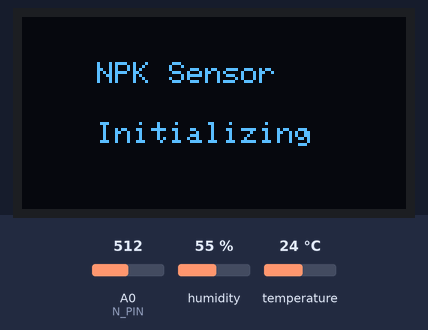
The sketch below on a simulated ESP8266 (NodeMCU). Shown: 128×64 one-colour display. The test bench sets the inputs (shaded band); at power-on: A0 (N_PIN) = 512, humidity 55 %, temperature 24 °C. WiFi joins after 1.5 s; servers stay silent unless stated; what the sketch prints to the serial monitor is not drawn.

Above: at 2.7 s.
At 6.1 s:
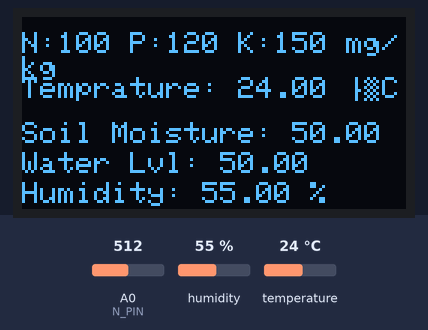

Measured:
- what the display in image 0 shows lasts 3.3 s, from 2.7 s to 6.0 s

The sketch:

IoT.ino
```cpp
#include <SoftwareSerial.h>
#include <Wire.h>
#include <Adafruit_GFX.h>
#include <Adafruit_SSD1306.h>
#include <ESP8266WiFi.h>
#include <ThingSpeak.h>
#include <DHT.h>

const char* ssid = "Arjun";
const char* password = "asd123asd";
unsigned long myChannelNumber = 2826247;
const char* myWriteAPIKey = "8NUPH6OVPE2QYRMW";

#define DHTPIN D7
#define DHTTYPE DHT11
DHT dht(DHTPIN, DHTTYPE);

#define SCREEN_WIDTH 128
#define SCREEN_HEIGHT 64
#define OLED_RESET -1

#define WATER_SENSOR_PIN D5
#define N_PIN A0
#define SOIL_MOISTURE_PIN A0

WiFiClient client;
Adafruit_SSD1306 display(SCREEN_WIDTH, SCREEN_HEIGHT, &Wire, OLED_RESET);

void setup() {
  Serial.begin(115200);
  delay(100);
  pinMode(N_PIN, INPUT);

  dht.begin();

  Serial.print("Connecting to Wi-Fi");
  WiFi.begin(ssid, password);
  while (WiFi.status() != WL_CONNECTED) {
    delay(1000);
    Serial.print(".");
  }
  Serial.println("\nConnected to Wi-Fi!");

  ThingSpeak.begin(client);
  display.begin(SSD1306_SWITCHCAPVCC, 0x3C);
    delay(500);
    display.clearDisplay();
    display.setCursor(25, 15);
    display.setTextSize(1);
    display.setTextColor(WHITE);
    display.println("NPK Sensor");
    display.setCursor(25, 35);
    display.setTextSize(1);
    display.print("Initializing");
    display.display();
  delay(3000);
}

void loop() {
  float temperature = dht.readTemperature();
  float humidity = dht.readHumidity();

  int waterLevelRaw = analogRead(WATER_SENSOR_PIN);
  float waterLevel = map(waterLevelRaw, 0, 1023, 0, 100);

  int nValue = analogRead(N_PIN);
  float nVoltage = (nValue / 1023.0) * 3.3 * 10;

  int soilMoistureRaw = analogRead(SOIL_MOISTURE_PIN);
  float soilMoisture = map(soilMoistureRaw, 0, 1023, 100, 0);

  if (isnan(temperature) || isnan(humidity)) {
    Serial.println("Failed to read from DHT sensor!");
    delay(500);
    return;
  }

  Serial.print("Temperature: ");
  Serial.print(temperature);
  Serial.print(" °C | Humidity: ");
  Serial.print(humidity);
  Serial.println(" %");
  Serial.print("Water Level: ");
  Serial.println(waterLevel);
  Serial.print("N: ");
  Serial.println(150);
  Serial.print("P: ");
  Serial.println(130);
  Serial.print("K: ");
  Serial.println(120);
  Serial.print("Soil Moisture: ");
  Serial.println(soilMoisture);

  ThingSpeak.setField(1, soilMoisture);
  ThingSpeak.setField(2, humidity);
  ThingSpeak.setField(3, temperature);
  ThingSpeak.setField(4, waterLevel);
  ThingSpeak.setField(5, 107);
  ThingSpeak.setField(6, 123);
  ThingSpeak.setField(7, 138);

  int statusCode = ThingSpeak.writeFields(myChannelNumber, myWriteAPIKey);
  if (statusCode == 200) {
    Serial.println("Data uploaded to ThingSpeak successfully!");
  } else {
    Serial.println("Failed to upload data. Error code: " + String(statusCode));
  }

  display.clearDisplay();  // Clear screen before writing new data
    display.setTextSize(1);

    // Display NPK values
    display.setCursor(0, 5);
    display.print("N:100 P:120 K:150 mg/kg");

    // Display Temperature
    display.setCursor(0, 20);
    display.print("Temprature: ");
    display.print(temperature);
    display.print(" °C");

    // Display Soil Moisture
    display.setCursor(0, 35);
    display.print("Soil Moisture: ");
    display.print(soilMoisture);
    // display.print(" %");

    // Display Moisture Sensor Data
    display.setCursor(0, 45);
    display.print("Water Lvl: ");
    display.print(waterLevel);
    // display.print(" %");

    // Display Water Sensor Data
    display.setCursor(0, 55);
    display.print("Humidity: ");
    display.print(humidity);
    display.print(" %");

    display.display();

  delay(20000);
}
```
